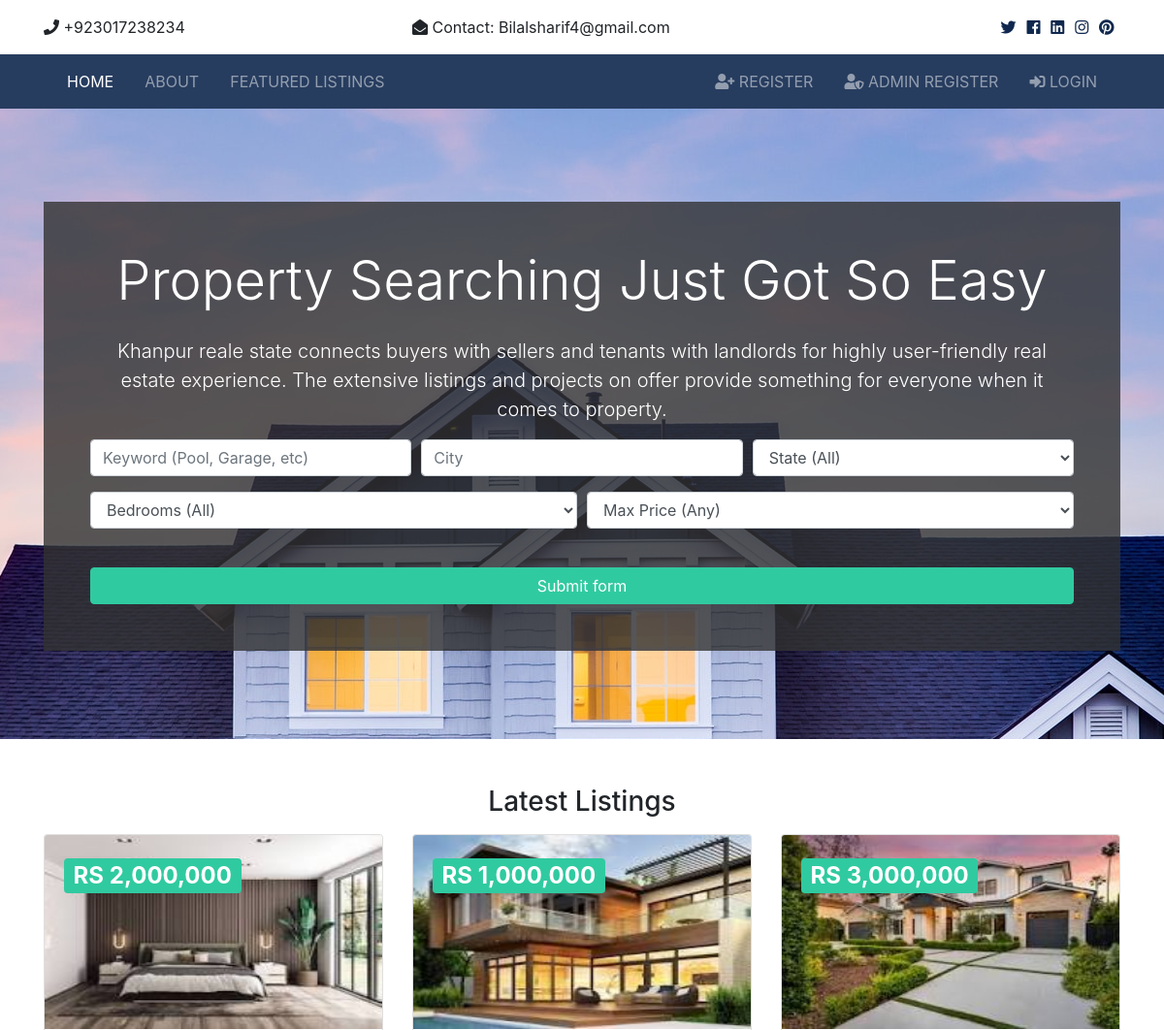
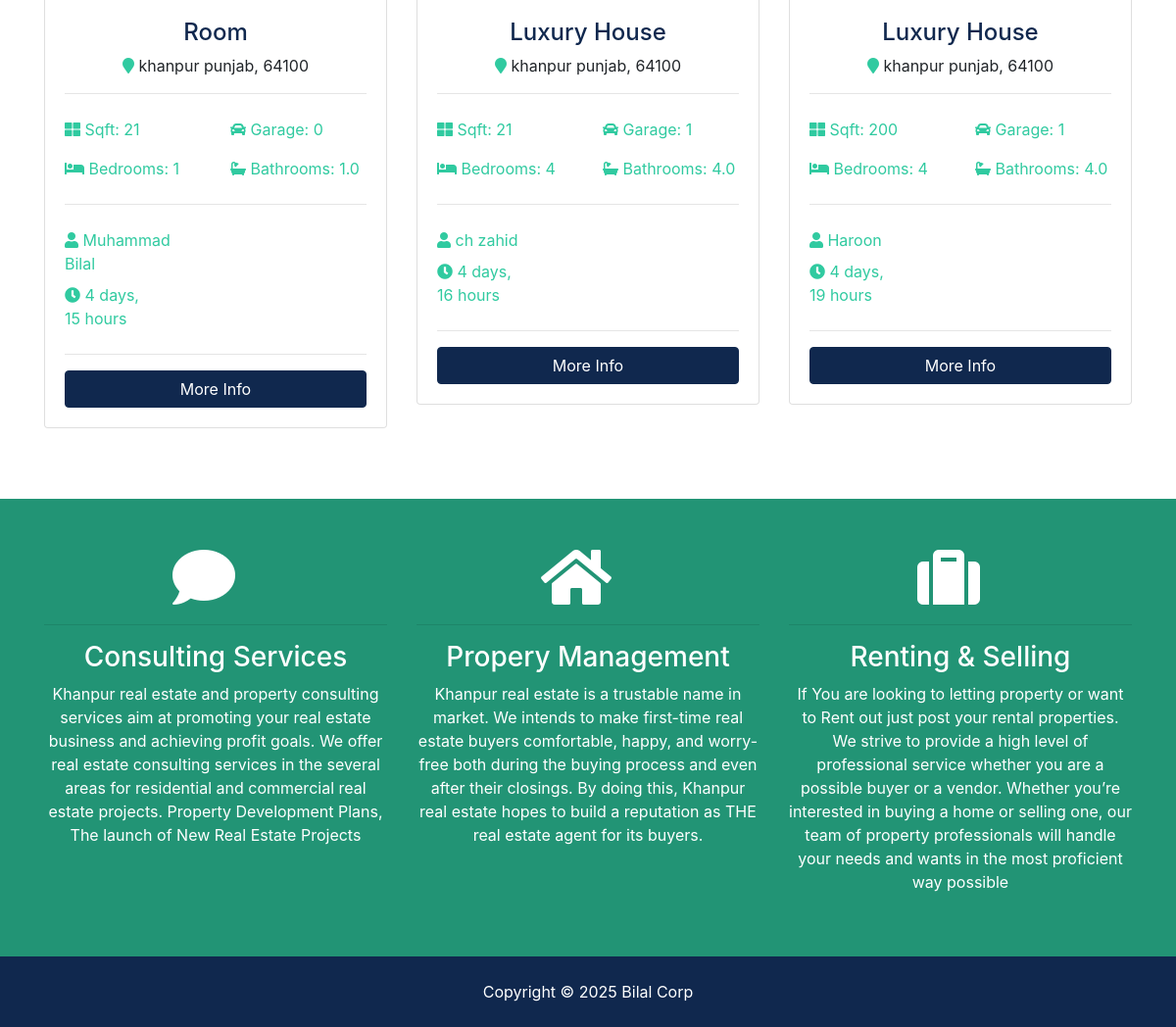
The page / on the database its author committed (2 pictures, top to bottom).
### listings/models.py (models this page shows, shortened)
class Listing(models.Model):
    realtor = models.ForeignKey(Realtors, on_delete=models.DO_NOTHING)
    title = models.CharField(max_length=200)
    address = models.CharField(max_length=200)
    city = models.CharField(max_length=100)
    state = models.CharField(max_length=100)
    zipcode = models.CharField(max_length=20)
    description = models.TextField(blank=True)
    price = models.IntegerField()
    bedrooms = models.IntegerField()
    bathrooms = models.DecimalField(max_digits=10, decimal_places=1)
    garage = models.IntegerField(default=0)
    sqft = models.IntegerField()
    lot_size = models.DecimalField(max_digits=10, decimal_places=1)
    photo_main = models.ImageField(upload_to='photo/%Y/%m/%d/')
    photo_1 = models.ImageField(upload_to='photo/%Y/%m/%d/', blank=True)
    photo_2 = models.ImageField(upload_to='photo/%Y/%m/%d/', blank=True)
    photo_3 = models.ImageField(upload_to='photo/%Y/%m/%d/', blank=True)
    photo_4 = models.ImageField(upload_to='photo/%Y/%m/%d/', blank=True)
    photo_5 = models.ImageField(upload_to='photo/%Y/%m/%d/', blank=True)
    photo_6 = models.ImageField(upload_to='photo/%Y/%m/%d/', blank=True)
    is_published = models.BooleanField(default=True)
    list_date = models.DateTimeField(default=datetime.now, blank=True)

### realtors/models.py (models this page shows)
class Realtors(models.Model):
    user = models.OneToOneField(User, on_delete=models.CASCADE, null=True, blank=True)
    name = models.CharField(max_length=200)
    photo = models.ImageField(upload_to='photos/%Y/%m/%d', null=True, blank=True)
    description = models.TextField(blank=True)
    phone = models.CharField(max_length=25, blank=True)
    email = models.CharField(max_length=30)
    is_mvp = models.BooleanField(default=False)
    hire_date = models.DateTimeField(default=datetime.now, blank=True)
    def __str__(self):
        return self.name

### pages/views.py (the view)
# urls.py: path('', views.index, name='listings'),
def index(request):
    listings = Listing.objects.order_by('-list_date').filter(is_published=True)[:3]
    context = {'listings': listings,
               'state_choices': state_choices,
               'bedroom_choices': bedroom_choices,
               'price_choices': price_choices,
               }
    return render(request, 'pages/index.html', context)

### templates/pages/index.html (shortened to what this page needs)
{% extends 'basic.html' %}
{% load humanize %}
{% block content %}
<section id="showcase">
  <div class="container text-center">
    <div class="home-search p-5">
      <div class="overlay p-5">
        <h1 class="display-4 mb-4">
          Property Searching Just Got So Easy
        </h1>
        <p class="lead">
          Khanpur reale state connects buyers with sellers and tenants with landlords for highly user-friendly real estate experience. The extensive listings and projects on offer provide something for everyone when it comes to property.
        </p>
        <div class="search">
          <form action="{% url 'search' %}">
            <div class="form-row">
              <div class="col-md-4 mb-3">
                <input
                  type="text"
                  name="keywords"
                  class="form-control"
                  placeholder="Keyword (Pool, Garage, etc)"
                />
              </div>
              <div class="col-md-4 mb-3">
                <input
                  type="text"
                  name="city"
                  class="form-control"
                  placeholder="City"
                />
              </div>
              <div class="col-md-4 mb-3">
                <select name="state" class="form-control">
                  <option selected="true" disabled="disabled"
                    >State (All)</option
                  >
                </select>
              </div>
            </div>
            <div class="form-row">
              <div class="col-md-6 mb-3">
                <select name="bedrooms" class="form-control">
                  <option selected="true" disabled="disabled"
                    >Bedrooms (All)</option
                  >
                </select>
              </div>
              <div class="col-md-6 mb-3">
                <select name="price" class="form-control" id="type">
                  <option selected="true" disabled="disabled"
                    >Max Price (Any)</option
                  >
                </select>
              </div>
            </div>
            <button class="btn btn-secondary btn-block mt-4" type="submit">
              Submit form
            </button>
          </form>
        </div>
      </div>
    </div>
  </div>
</section>
<section id="listings" class="py-5">
  <div class="container">
    <h3 class="text-center mb-3">Latest Listings</h3>
    <div class="row">
      {% if listings %}
        {% for listing in listings %}
          <div class="col-md-6 col-lg-4 mb-4">
            <div class="card listing-preview">
              <img class="card-img-top" src="{{ listing.photo_main.url }}" width="150px" height="200px" alt="" />
              <div class="card-img-overlay">
                <h2>
                  <span class="badge badge-secondary text-white">RS {{ listing.price | intcomma }}</span>
                </h2>
              </div>
              <div class="card-body">
                <div class="listing-heading text-center">
                  <h4 class="text-primary">{{ listing.title }}</h4>
                  <p>
                    <i class="fas fa-map-marker text-secondary"></i> {{ listing.address }} {{ listing.state }},
                    {{ listing.zipcode }}
                  </p>
                </div>
                <hr />
                <div class="row py-2 text-secondary">
                  <div class="col-6">
                    <i class="fas fa-th-large"></i> Sqft: {{ listing.sqft }}
                  </div>
                  <div class="col-6"><i class="fas fa-car"></i> Garage: {{ listing.garage }}</div>
                </div>
                <div class="row py-2 text-secondary">
                  <div class="col-6"><i class="fas fa-bed"></i> Bedrooms: {{ listing.bedrooms }}</div>
                  <div class="col-6"><i class="fas fa-bath"></i> Bathrooms: {{ listing.bathrooms }}</div>
                </div>
                <hr />
                <div class="row py-2 text-secondary">
                  <div class="col-6"><i class="fas fa-user"></i> {{ listing.realtor }}</div>
                </div>
                <div class="row text-secondary pb-2">
                  <div class="col-6"><i class="fas fa-clock"></i> {{ listing.list_date | timesince }}</div>
                </div>
                <hr />
                <a href="{% url 'listing' listing.id %}" class="btn btn-primary btn-block"
                  >More Info</a
                >
              </div>
            </div>
          </div>
        {% endfor %}
      {% else %}
        <div class="col-md-12">
          <p>No Listings Available</p>
        </div>
      {% endif %}
    </div>
  </div>
</section>
<section id="services" class="py-5 bg-secondary text-white">
  <div class="container">
    <div class="row text-center">
      <div class="col-md-4">
        <i class="fas fa-comment fa-4x mr-4"></i>
        <hr />
        <h3>Consulting Services</h3>
        <p>
          Khanpur real estate and property consulting services aim at promoting your real estate business and achieving profit goals. We offer real estate consulting services in the several areas for residential and commercial real estate projects. Property Development Plans, The launch of New Real Estate Projects
        </p>
      </div>
      <div class="col-md-4">
        <i class="fas fa-home fa-4x mr-4"></i>
        <hr />
        <h3>Propery Management</h3>
        <p>
          Khanpur real estate is a trustable name in market. We intends to make first-time real estate buyers comfortable, happy, and worry-free both during the buying process and even after their closings. By doing this, Khanpur real estate hopes to build a reputation as THE real estate agent for its buyers.
        </p>
      </div>
      <div class="col-md-4">
        <i class="fas fa-suitcase fa-4x mr-4"></i>
        <hr />
        <h3>Renting & Selling</h3>
        <p>
          If You are looking to letting property or want to Rent out just post your rental properties. We strive to provide a high level of professional service whether you are a possible buyer or a vendor. Whether you’re interested in buying a home or selling one, our team of property professionals will handle your needs and wants in the most proficient way possible
        </p>
      </div>
    </div>
  </div>
</section>
{% endblock %}

### templates/basic.html (shortened to what this page needs)
<!DOCTYPE html>
{% load static %}
<html lang="en">
  <head>
  <link rel="stylesheet" href=" {% static 'css/all.css' %}">
  <link rel="stylesheet" href=" {% static 'css/bootstrap.css' %}">
  <link rel="stylesheet" href=" {% static 'css/style.css' %}">
     <link rel="stylesheet" href=" {% static 'css/lightbox.min.css' %}">
  </head>
  <body>
    {% include 'partials/topbar.html' %}
    {% include 'partials/navbar.html' %}
    {% block content %} {% endblock %}
    {% include 'partials/footer.html' %}
  </body>
</html>

### templates/partials/topbar.html
<section id="top-bar" class="p-3">
  <div class="container">
    <div class="row">
      <div class="col-md-4"><i class="fas fa-phone"></i> +923017238234</div>
      <div class="col-md-4">
        <i class="fas fa-envelope-open"></i> Contact: Bilalsharif4@gmail.com
      </div>
      <div class="col-md-4">
        <div class="social text-right">
          <a href="#">
            <i class="fab fa-twitter"></i>
          </a>
          <a href="#">
            <i class="fab fa-facebook"></i>
          </a>
          <a href="#">
            <i class="fab fa-linkedin"></i>
          </a>
          <a href="#">
            <i class="fab fa-instagram"></i>
          </a>
          <a href="#">
            <i class="fab fa-pinterest"></i>
          </a>
        </div>
      </div>
    </div>
  </div>
</section>

### templates/partials/navbar.html (shortened to what this page needs)
{% load static %}
<nav class="navbar navbar-expand-lg navbar-dark bg-primary sticky-top">
  <div class="container">
    <div class="collapse navbar-collapse" id="navbarNavAltMarkup">
      <ul class="navbar-nav">
        <li
          {% if '/' == request.path %}
            class="nav-item active mr-3"
          {% else %}
            class="nav-item mr-3"
          {% endif %}
        >
          <a class="nav-link" href="{% url 'index' %}">Home</a>
        </li>
        <li
          {% if 'about' in request.path %}
            class="nav-item active mr-3"
          {% else %}
            class="nav-item mr-3"
          {% endif %}
        >
          <a class="nav-link" href="{% url 'about' %}">About</a>
        </li>
        <li
          {% if 'listings' in request.path %}
            class="nav-item active mr-3"
          {% else %}
            class="nav-item mr-3"
          {% endif %}
        >
          <a class="nav-link" href="{% url 'listings' %}">Featured Listings</a>
        </li>
      </ul>
      <ul class="navbar-nav ml-auto">
        {% if user.is_authenticated %}
          {% if user.is_superuser %}
            <li
              {% if 'dashboard' in request.path %}
                class="nav-item active mr-3"
              {% else %}
                class="nav-item mr-3"
              {% endif %}
            >
              <a class="nav-link" href="{% url 'dashboard' %}">
                <i class="fas fa-user-shield"></i> Admin Dashboard
              </a>
            </li>
            <li
              {% if 'create' in request.path %}
                class="nav-item active mr-3"
              {% else %}
                class="nav-item mr-3"
              {% endif %}
            >
              <a class="nav-link" href="{% url 'create_listing' %}">
                <i class="fas fa-plus"></i> Create Listing
              </a>
            </li>
          {% else %}
            <li
              {% if 'dashboard' in request.path %}
                class="nav-item active mr-3"
              {% else %}
                class="nav-item mr-3"
              {% endif %}
            >
              <a class="nav-link" href="{% url 'dashboard' %}">
                Welcome {{ user.username }} (Dashboard)
              </a>
            </li>
          {% endif %}
          <li class="nav-item mr-3">
            <a href="javascript:{document.getElementById('logout').submit()}" class="nav-link">
              <i class="fas fa-sign-out-alt"></i>
              Logout
            </a>
            <form action="{% url 'logout' %}" method="POST" id="logout">
              {% csrf_token %}
              <input type="hidden">
            </form>
          </li>
        {% else %}
          <li
            {% if 'register' in request.path %}
              class="nav-item active mr-3"
            {% else %}
              class="nav-item mr-3"
            {% endif %}
          >
            <a class="nav-link" href="{% url 'register' %}">
              <i class="fas fa-user-plus"></i>
              Register
            </a>
          </li>
          <li
            {% if 'admin/register' in request.path %}
              class="nav-item active mr-3"
            {% else %}
              class="nav-item mr-3"
            {% endif %}
          >
            <a class="nav-link" href="{% url 'admin_register' %}">
              <i class="fas fa-user-shield"></i>
              Admin Register
            </a>
          </li>
          <li
            {% if 'login' in request.path %}
              class="nav-item active mr-3"
            {% else %}
              class="nav-item mr-3"
            {% endif %}
          >
            <a class="nav-link" href="{% url 'login' %}">
              <i class="fas fa-sign-in-alt"></i>
              Login
            </a>
          </li>
        {% endif %}
      </ul>
    </div>
  </div>
</nav>

### templates/partials/footer.html
  <footer id="main-footer" class="py-4 bg-primary text-white text-center">
    Copyright &copy;
    <span class="year"></span> Bilal Corp
  </footer>

### realEstate/static/css/all.css (style rules this page uses)
.fa, .fas, .far, .fal, .fab { -moz-osx-font-smoothing: grayscale; -webkit-font-smoothing: antialiased; display: inline-block; font-style: normal; font-variant: normal; text-rendering: auto; line-height: 1; }
.fa-4x { font-size: 4em; }
.fa-bath:before { content: "\f2cd"; }
.fa-bed:before { content: "\f236"; }
.fa-car:before { content: "\f1b9"; }
.fa-clock:before { content: "\f017"; }
.fa-comment:before { content: "\f075"; }
.fa-envelope-open:before { content: "\f2b6"; }
.fa-facebook:before { content: "\f09a"; }
.fa-home:before { content: "\f015"; }
.fa-instagram:before { content: "\f16d"; }
.fa-linkedin:before { content: "\f08c"; }
.fa-map-marker:before { content: "\f041"; }
.fa-phone:before { content: "\f095"; }
.fa-pinterest:before { content: "\f0d2"; }
.fa-sign-in-alt:before { content: "\f2f6"; }
.fa-suitcase:before { content: "\f0f2"; }
.fa-th-large:before { content: "\f009"; }
.fa-twitter:before { content: "\f099"; }
.fa-user:before { content: "\f007"; }
.fa-user-plus:before { content: "\f234"; }
.fa-user-shield:before { content: "\f505"; }
.fab { font-family: 'Font Awesome 5 Brands'; }
.fa, .fas { font-family: 'Font Awesome 5 Free'; font-weight: 900; }

### realEstate/static/css/style.css (style rules this page uses)
.btn-secondary { color: #fff !important; }
img { width: 100%; }
.navbar { opacity: 0.9; text-transform: uppercase; }
.social a { margin-right: 0.4rem; }
#showcase { background: url(../img/showcase.jpg) no-repeat top center fixed; position: relative; min-height: 650px; color: #fff; padding-top: 6rem; }
#showcase .home-search { min-height: 400px; position: relative; border-radius: 5px; }
#showcase .overlay { content: ''; position: absolute; top: 0; left: 0; min-height: 400px; width: 100%; background: rgba(51, 51, 51, 0.8); }
#services { background: url(../img/building.jpg) no-repeat top center fixed; min-height: 300px; position: relative; overflow: hidden; }
#services::before { content: ''; position: absolute; top: 0; left: 0; min-height: 100%; width: 100%; background: rgba(32, 134, 107, 0.8); }
.listing-preview a { position: relative; }

### rows shown on the page
Listing: photo_main (picture), price "2,000,000", title "Room", address "khanpur", state "punjab", zipcode "64100", sqft "21", garage "0", bedrooms "1", bathrooms "1.0", realtor "Muhammad Bilal", list_date "4 days, 15 hours"
Listing: photo_main (picture), price "1,000,000", title "Luxury House", address "khanpur", state "punjab", zipcode "64100", sqft "21", garage "1", bedrooms "4", bathrooms "4.0", realtor "ch zahid", list_date "4 days, 16 hours"
Listing: photo_main (picture), price "3,000,000", title "Luxury House", address "khanpur", state "punjab", zipcode "64100", sqft "200", garage "1", bedrooms "4", bathrooms "4.0", realtor "Haroon", list_date "4 days, 19 hours"
